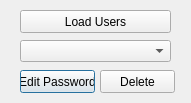
<?xml version="1.0" encoding="UTF-8"?>
<ui version="4.0">
 <class>adminpanel</class>
 <widget class="QDialog" name="adminpanel">
  <property name="geometry">
   <rect>
    <x>0</x>
    <y>0</y>
    <width>191</width>
    <height>103</height>
   </rect>
  </property>
  <property name="maximumSize">
   <size>
    <width>191</width>
    <height>103</height>
   </size>
  </property>
  <property name="windowTitle">
   <string>Dialog</string>
  </property>
  <widget class="QComboBox" name="comboBoxadmin">
   <property name="geometry">
    <rect>
     <x>20</x>
     <y>40</y>
     <width>151</width>
     <height>22</height>
    </rect>
   </property>
  </widget>
  <widget class="QPushButton" name="editpw">
   <property name="geometry">
    <rect>
     <x>20</x>
     <y>70</y>
     <width>75</width>
     <height>23</height>
    </rect>
   </property>
   <property name="text">
    <string>Edit Password</string>
   </property>
  </widget>
  <widget class="QPushButton" name="editdel">
   <property name="geometry">
    <rect>
     <x>100</x>
     <y>70</y>
     <width>75</width>
     <height>23</height>
    </rect>
   </property>
   <property name="maximumSize">
    <size>
     <width>75</width>
     <height>23</height>
    </size>
   </property>
   <property name="text">
    <string>Delete</string>
   </property>
  </widget>
  <widget class="QPushButton" name="adminload">
   <property name="geometry">
    <rect>
     <x>20</x>
     <y>10</y>
     <width>151</width>
     <height>23</height>
    </rect>
   </property>
   <property name="text">
    <string>Load Users</string>
   </property>
  </widget>
 </widget>
 <resources/>
 <connections/>
</ui>
